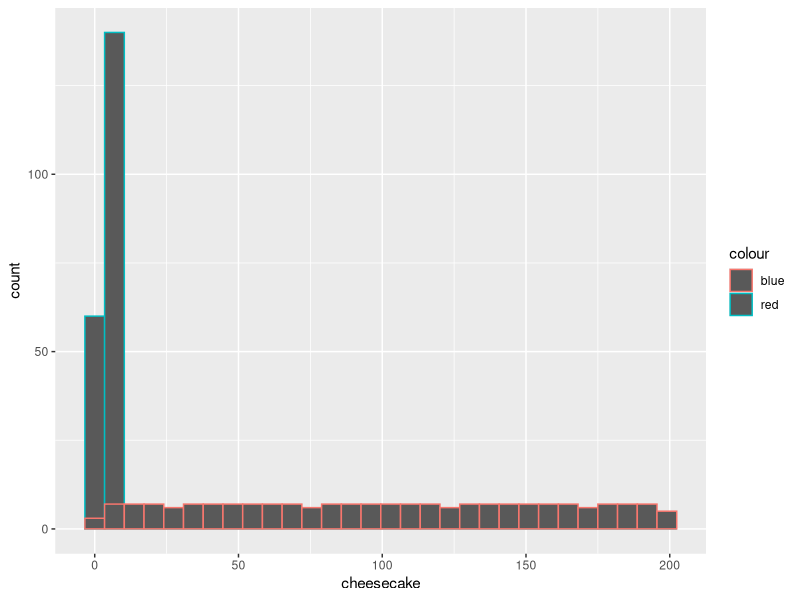

The R script that drew this image:
a<-1:200
cheesecake<-rep(1:10, 20)
a_cheesecake<-data.frame(a,cheesecake)
head(a_cheesecake)
library(ggplot2)
g1<- ggplot(a_cheesecake, aes(x=cheesecake,col="red"))+geom_histogram()+geom_histogram(aes(x=a, col="blue"))
g1
